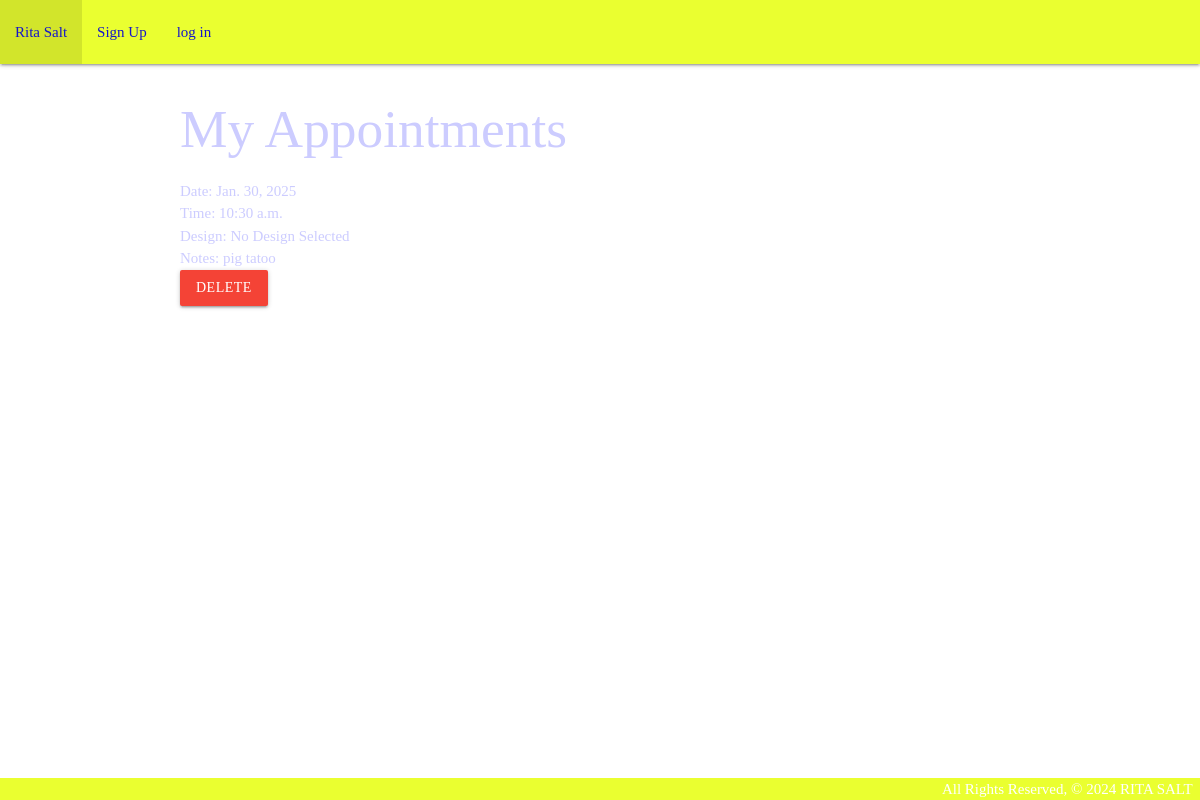
The app's page /appointments/ with its own data.
### main_app/models.py (models this page shows, shortened)
class Appointment(models.Model):
    user = models.ForeignKey(User, on_delete=models.CASCADE)
    date = models.DateField(null=True, blank=True)  # Date field
    time = models.TimeField(null=True, blank=True)  # Time field, can be null
    flash = models.ForeignKey(Flash, on_delete=models.SET_NULL, null=True, blank=True)
    notes = models.TextField()

### main_app/views.py (the view)
# urls.py: path('appointments/', views.appointments_index, name='appointments_index'),
def appointments_index(request):
    appointments = Appointment.objects.all()
    return render(request, 'appointments/index.html', {'appointments': appointments})

### main_app/templates/appointments/index.html
{% extends 'base.html' %}
{% block content %}
  <h2>My Appointments</h2>
  <ul>
    {% for appointment in appointments %}
    <li>
      <strong>Date:</strong> {{ appointment.date }}<br>
      <strong>Time:</strong> {{ appointment.time|default:"Time not set" }}<br>
      <strong>Design:</strong> {% if appointment.flash %}{{ appointment.flash.name }}{% else %}No Design Selected{% endif %}<br>
      <strong>Notes:</strong> {{ appointment.notes }}<br>
      <a href="{% url 'appointment_delete' appointment.pk %}" class="btn red">Delete</a>
      </li>
    {% empty %}
      <li>No appointments found.</li>
    {% endfor %}
  </ul>
  {% endblock %}

### main_app/static/css/style.css (style rules this page uses)
body { display: flex; min-height: 100vh; flex-direction: column; background: url("../images/stars.jpg") no-repeat center center fixed; background-size: cover; color: #CCCCFF; font-family: Comic Sans MS, Comic Sans, cursive; }

### records on screen
Appointment: date "Jan. 30, 2025", time "10:30 a.m.", shows "No Design Selected", notes "pig tatoo"
